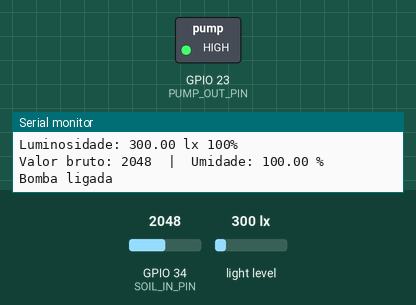
The sketch below on a simulated ESP32. Parts: switched loads named in the sketch (green lamp = pin HIGH), the last lines printed to the serial monitor. The test bench sets the inputs (shaded band); at power-on: light level 300 lx, GPIO 34 (SOIL_IN_PIN) = 2048.

Above: at 1.8 s.
1.9 s: light level set to 114 lx
3.4 s: light level set to 94 lx
At 5.2 s:
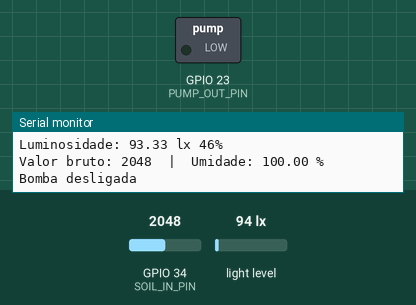
5.5 s: light level set to 500 lx
At 6.9 s:
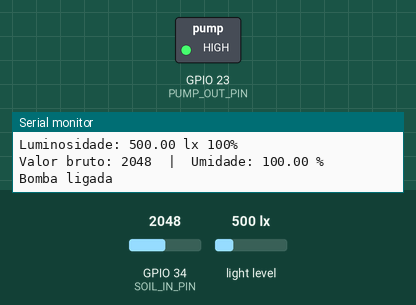
7.5 s: light level set to 40 lx
At 8.6 s:
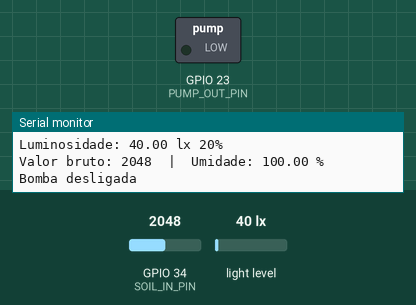
Timing chart, 0 to 10.5 s (numbered marks = the images above; inputs shaded):
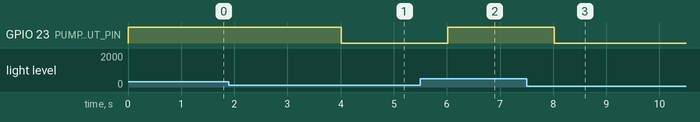

The sketch:

integracao_bomba.ino
```cpp
#include <Wire.h>
#include <BH1750.h>

BH1750 lightMeter;

// Valores de calibração - AJUSTE ESTES VALORES!
const int DRY_VALUE = 4000;    // Valor no ar seco
const int WET_VALUE = 3000;    // Valor na água (precisa calibrar!)

const int LUX_VALUE = 200;

// Pino do LED (use um pino que suporte PWM - GPIO 2, 4, 5, 12-19, 21-23, 25-27, 32-33)
#define PUMP_OUT_PIN 23
#define SOIL_IN_PIN 34

void setup() {
  Serial.begin(115200);

  // Inicializa I2C e sensor
  Wire.begin(21, 22);  // SDA = 21, SCL = 22

  // Configura o pino da bomb como saída
  pinMode(PUMP_OUT_PIN, OUTPUT);

  lightMeter.begin(BH1750::CONTINUOUS_HIGH_RES_MODE);
}

void loop() {
  int luz = lux();
  int umid = umidade();


  if(luz > 50){
    digitalWrite(PUMP_OUT_PIN, HIGH);
    Serial.println("Bomba ligada");
  }
  else{
    digitalWrite(PUMP_OUT_PIN, LOW);
    Serial.println("Bomba desligada");
  }

  delay(1000);
}

int lux(){
  float lux = lightMeter.readLightLevel();

  Serial.print("Luminosidade: ");
  Serial.print(lux);
  Serial.print(" lx ");

  float luxLimitado = constrain(lux, 0, LUX_VALUE);
  int brilho = map(luxLimitado, 0, LUX_VALUE, 0, 100);

  Serial.print(brilho);
  Serial.println("%");

  return brilho;
}

int umidade(){
  int value = analogRead(SOIL_IN_PIN);

  // Mapeamento com calibração
  float humidity = map(value, DRY_VALUE, WET_VALUE, 0, 100);
  humidity = constrain(humidity, 0, 100);  // Limita entre 0% e 100%

  Serial.print("Valor bruto: ");
  Serial.print(value);
  Serial.print("  |  Umidade: ");
  Serial.print(humidity);
  Serial.println(" %");

  return humidity;
}
```

Measured:
- the behaviour switches between 103 and 102 lx on light level (found by bisection; images 0 and 1)
- after the input at 3.4 s, GPIO 23 (PUMP_OUT_PIN): HIGH → LOW after 0.61 s
- after the input at 5.5 s, GPIO 23 (PUMP_OUT_PIN): LOW → HIGH after 0.52 s
- after the input at 7.5 s, GPIO 23 (PUMP_OUT_PIN): HIGH → LOW after 0.52 s
